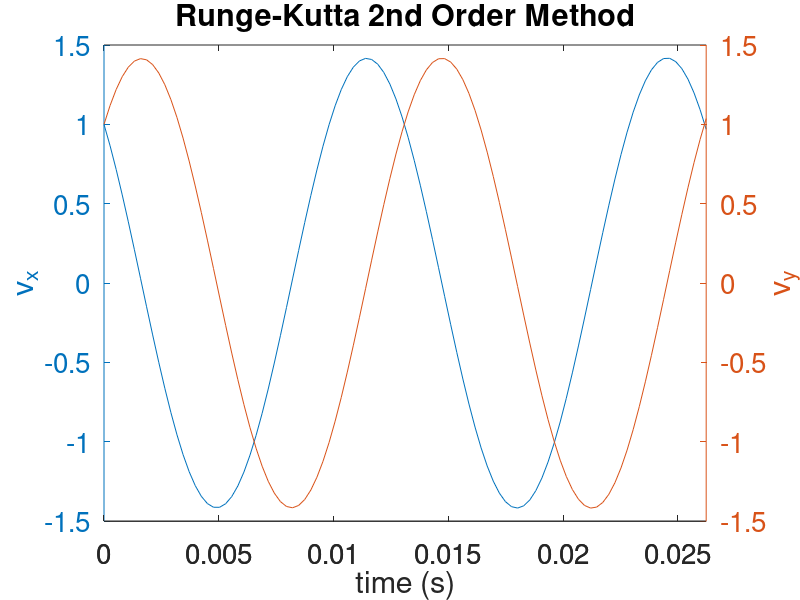
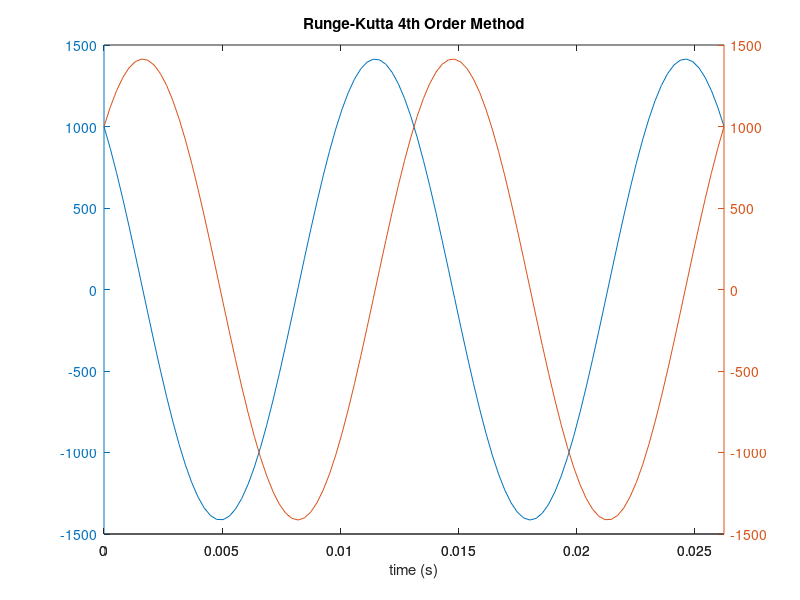
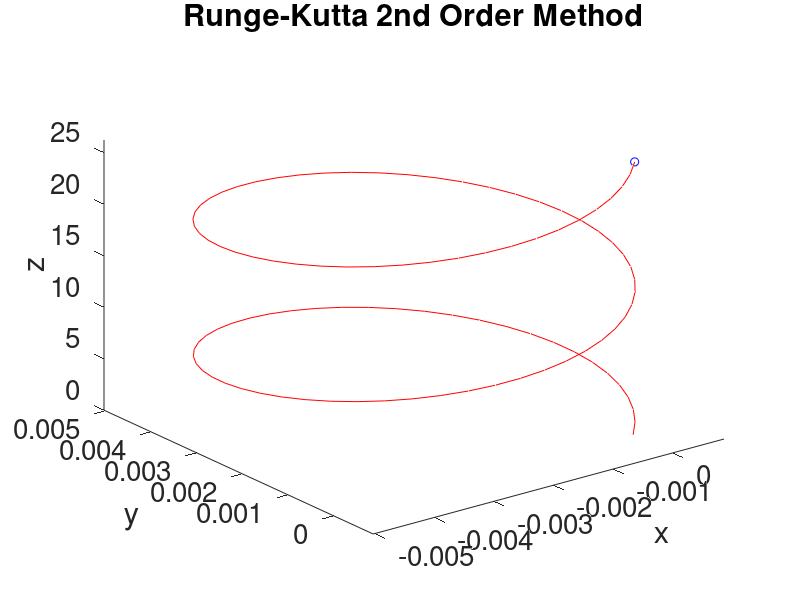
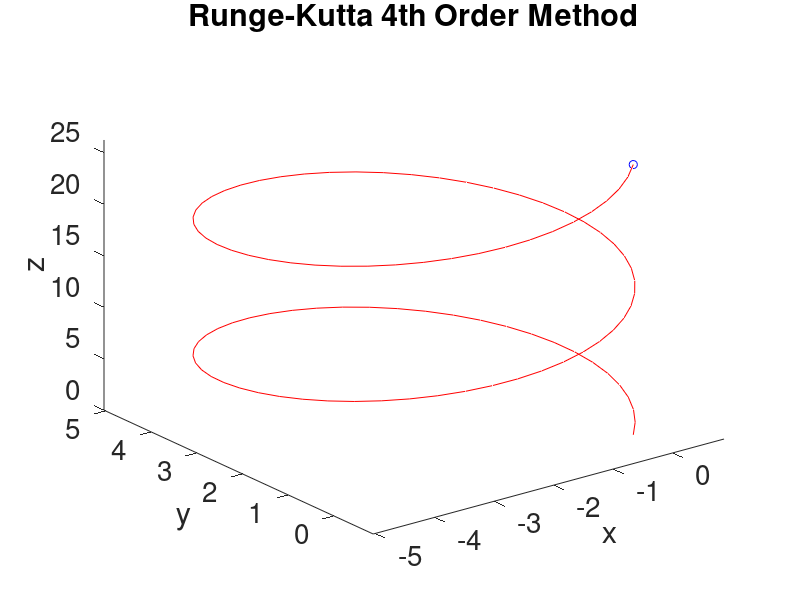

These figures' MATLAB source, in order:
%% RK2 and systems of equations, oscillating charge example
% charged particle moving in the x-y direction in a magnetic field which
% has only a z-component...
%
% m dv/dt = q v x B 
% (ma = F)
%
% v = (vx,vy); B=(0,0,B);
%
% Resulting in the following system of equations:
%    m dvx/dt = q vy B
%    m dvy/dt = -q vx B

q=-1.6e-19;
m=1.67e-27;
B=5e-6;
omega=q*B/m;    %frequency of oscillation (can be shown via solution by hand gives a SHO)
tmin=0;
tmax=2*2*pi/abs(omega);    % follow particle for one oscillation periods
t=linspace(tmin,tmax,100);
dt=t(2)-t(1);
lt=numel(t);

% for j=75:-1:1
%     omega=q*B/m;    %frequency of oscillation (can be shown via solution by hand gives a SHO)
%     tmin(j)=0;
%     tmax(j)=2*2*pi/abs(omega);    % follow particle for one oscillation periods
%     t(j)=linspace(tmin,tmax,75);
%     dt(j)=t(2)-t(1);
%     lt=numel(t); 
%     if 
%         
%     end %    
% end %for    

% RK2 Method
vx=zeros(1,lt);
vy=zeros(1,lt);
vx(1)=1;     % vx initial conditions
vy(1)=1;     % vy initial conditions
% Loop for applying RK2 to a system of two equations
for n=2:lt
    %step x and y components together, this is the half update
    vxhalf=vx(n-1)+dt/2*(omega*vy(n-1));
    vyhalf=vy(n-1)-dt/2*(omega*vx(n-1));
    
    %now the full update
    vx(n)=vx(n-1)+dt*(omega*vyhalf);
    vy(n)=vy(n-1)-dt*(omega*vxhalf);    
end %for


%RK4 method
vx4=zeros(1,lt);
vy4=zeros(1,lt);
vx4(1)=1e3;     % vx initial conditions
vy4(1)=1e3;     % vy initial conditions

% Loop for applying RK4 to a system of two equations
for n=2:lt
    k1x=dt*(omega*vy4(n-1));    %k1 for the x differential equation
    k1y=-dt*(omega*vx4(n-1));    %k1 for the y differential equation
    
    k2x=dt*omega*(vy4(n-1)+k1y/2);
    k2y=-dt*omega*(vx4(n-1)+k1x/2);
    
    k3x=dt*omega*(vy4(n-1)+k2y/2);
    k3y=-dt*omega*(vx4(n-1)+k2x/2); 
    
    k4x=dt*omega*(vy4(n-1)+k3y);
    k4y=-dt*omega*(vx4(n-1)+k3x); 
    
    vx4(n)=vx4(n-1)+1/6*(k1x+2*k2x+2*k3x+k4x);
    vy4(n)=vy4(n-1)+1/6*(k1y+2*k2y+2*k3y+k4y);
end %for

%RK2 Integrate velocity to get position as a fn. of time, this assumes that the
%particle is initially at x,y = (0,0)
x=cumtrapz(t,vx);    %Matlab built-in for accumulating an integral value
y=cumtrapz(t,vy);
vz=1e3;
z=vz*t;

%RK4 integrate velocity to get position as a fn. of time, this assumes that the
%particle is initially at x,y = (0,0)
x4=cumtrapz(t,vx4);
y4=cumtrapz(t,vy4);
vz4=1e3;
z4=vz4*t;

% Plot velocity solutions for both RK2 and RK4
figure(1);
ax=plotyy(t,vx,t,vy);
set(ax(1),'FontSize',20);
set(ax(2),'FontSize',20);
xlabel('time (s)');
ylabel(ax(1),'v_x');
ylabel(ax(2),'v_y');
title('Runge-Kutta 2nd Order Method');

figure(2);
ax4=plotyy(t,vx4,t,vy4);
set(ax(1),'FontSize',20);
set(ax(2),'FontSize',20);
xlabel('time (s)');
ylabel(ax(1),'v_x');
ylabel(ax(2),'v_y');
title('Runge-Kutta 4th Order Method');

% Comet plot demo
figure(3);
comet3(x,y,z);
set(gca,'FontSize',20);
xlabel('x');
ylabel('y');
zlabel('z');
title('Runge-Kutta 2nd Order Method');

figure(4);
comet3(x4,y4,z4);
set(gca,'FontSize',20);
xlabel('x');
ylabel('y');
zlabel('z');
title('Runge-Kutta 4th Order Method');

figure(8);
ax=plotyy(t,vy,t,vy4);
set(ax(1),'FontSize',20);
set(ax(2),'FontSize',20);
xlabel('time (s)');
ylabel(ax(1),'v_x');
ylabel(ax(2),'v_y');
title('Comparison of Runge-Kurtta 2nd and 4th Order Methods');
